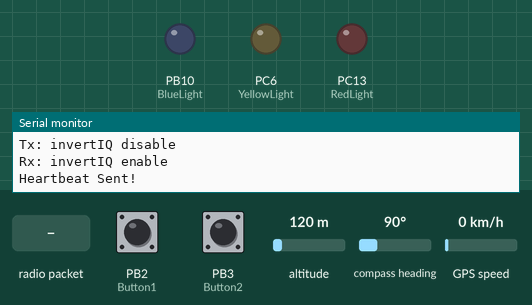
This sketch was run on a simulated STM32 Blue Pill. On the bench: output pins drawn as LEDs (lit = HIGH), the last lines printed to the serial monitor. The inputs (shaded band) are chosen by the test bench; at power-on: PB2 (Button1) HIGH, PB3 (Button2) HIGH, altitude 120 m, compass heading 90°, GPS speed 0 km/h. The GPS gets a fix after 3 s at 37.7749, -122.4194 with 8 satellites; no radio packets arrive unless stated.

Above: at 1.2 s.
1.3 s: radio packet "1" arrives
At 8.2 s:
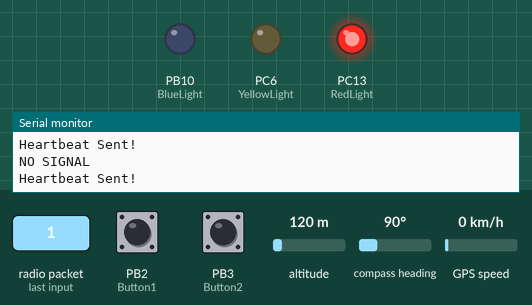
8.5 s: PB2 (Button1) pulled LOW for 3.2 s
13.2 s: PB3 (Button2) pulled LOW for 1 s
At 15.7 s:
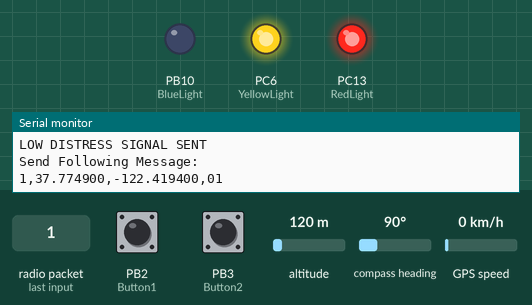
16.5 s: PB2 (Button1) driven LOW and PB3 (Button2) driven LOW
Timing chart, 0 to 19.5 s (numbered marks = the images above; inputs shaded):
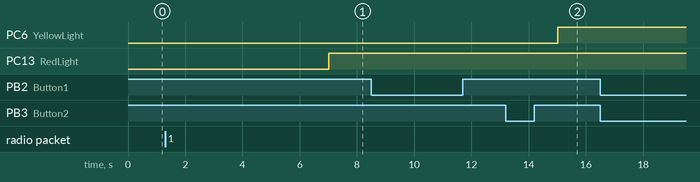

Measured:
- after the input at 13.2 s, PC6 (YellowLight): LOW → HIGH after 1.8 s

The sketch:

LoRaSimpleNode.ino
```cpp
/*
  LoRa Simple Gateway/Node Exemple

  This code uses InvertIQ function to create a simple Gateway/Node logic.

  Gateway - Sends messages with enableInvertIQ()
          - Receives messages with disableInvertIQ()

  Node    - Sends messages with disableInvertIQ()
          - Receives messages with enableInvertIQ()

  With this arrangement a Gateway never receive messages from another Gateway
  and a Node never receive message from another Node.
  Only Gateway to Node and vice versa.

  This code receives messages and sends a message every second.

  InvertIQ function basically invert the LoRa I and Q signals.

  See the Semtech datasheet, http://www.semtech.com/images/datasheet/sx1276.pdf
  for more on InvertIQ register 0x33.

  created 05 August 2018
  by Luiz H. Cassettari
*/
// MCU CODE!!

#include <SPI.h>              // include libraries
#include <LoRa.h>
#include <TinyGPS++.h>         //Library for using GPS functions
#include <SoftwareSerial.h>

TinyGPSPlus gps;               //Object gps for class TinyGPSPlus
SoftwareSerial ss(PC5, PC4);

const long frequency = 915E6;  // LoRa Frequency

const int csPin = PB0;  //SCK!!       // LoRa radio chip select
const int resetPin = PB6;        // LoRa radio reset
const int irqPin = PB15; // DIO0          // change for your board; must be a hardware interrupt pin
const int Button1 = PB2;
const int Button2 = PB3; // CHANGE!!!
const int RedLight = PC13;
const int BlueLight = PB10;
const int YellowLight = PC6;
// red light tells user when distress signal is being sent
// blue light is the confirmation (HB and DS)

// BUTTON VARIABLES:
// Constants:
//const int intervalButton = 50;    // Time between two readings of the button state
const unsigned long minDuration = 3000;    // Time we wait before we see the press as a long press, used for both 1 button and 2 button sequences
const unsigned long maxDuration = 10000;    //To end send
// others:
int dLevel = 0;     // level of distress
int buttonState1;
int buttonState2;
int distressHigh = 0;
int distressLow = 0;
int buttonStatePrevious = LOW;       // previous state of the switch
unsigned long currentMillis;
unsigned long previousButtonMillis;     // Timestamp of the latest reading
bool buttonStateLongPress = false;      // True if it is a long press
unsigned long buttonLongPressMillis;    // Time in ms when we the button was pressed
unsigned long buttonPressDuration;      // Time the button is pressed in ms

//GPS:
unsigned long start;
double lat_val, lng_val;
bool loc_valid;
String latitude;
String longitude;

// for lights:
const unsigned long timeout = 7000;    // checks if a msg was returned!
unsigned long millis4TO;

//////////////////////////////////////////////////////////
// FOR MESH:
byte msgCount = 0;            // count of outgoing messages
byte localAddress = 0xBB;     // address of this device
byte destination = 0xFF;      // destination to send to
long lastSendTime = 0;        // last send time
int interval = 2000;          // interval between sends
// not sure why we would need the last 2 variables but we'll see
///////////////////////////////////////////////////////////


void setup() {
  Serial.begin(9600);                   // initialize serial
  while (!Serial);

  LoRa.setPins(csPin, resetPin, irqPin);

  pinMode(Button1, INPUT);
  pinMode(Button2, INPUT);
  pinMode(RedLight, OUTPUT);
  pinMode(BlueLight, OUTPUT);
  pinMode(YellowLight, OUTPUT);

  if (!LoRa.begin(frequency)) {
    Serial.println("LoRa init failed. Check your connections.");
    while (true);                       // if failed, do nothing
  }

  Serial.println("LoRa init succeeded.");
  Serial.println();
  Serial.println("LoRa Simple Node");
  Serial.println("Only receive messages from gateways");
  Serial.println("Tx: invertIQ disable");
  Serial.println("Rx: invertIQ enable");
  Serial.println();

  LoRa.onReceive(onReceive);
  LoRa.onTxDone(onTxDone);
  LoRa_rxMode();

  ss.begin(9600);

  millis4TO = millis();

}

void loop() {

  String message; // msg LoRa will send

  // for button:
  currentMillis = millis();    // store the current time
  readButtonState();

  if (dLevel == 0)
  {
    // HEARTBEAT CODE!!
    message = "HEARTBEAT";
    LoRa_sendMessage(message); // send a message

    Serial.println("Heartbeat Sent!");
    delay(3500);
  }
  else // dLevel == 1 or dLevel == 2
  {
    GPSDelay(1000);

    //gps coordinates:
    lat_val = gps.location.lat();
    lng_val = gps.location.lng();

    latitude = String(lat_val, 6);
    longitude = String(lng_val, 6);

    message = String(dLevel) + "," + latitude + "," + longitude + "," + "01";

    Serial.println("Send Following Message:");
    Serial.println(message);

    digitalWrite(YellowLight, HIGH);
    LoRa_sendMessage(message); // send a message

    delay(1000);
  }
}

void LoRa_rxMode(){
  LoRa.enableInvertIQ();                // active invert I and Q signals
  LoRa.receive();                       // set receive mode
}

void LoRa_txMode(){
  LoRa.idle();                          // set standby mode
  LoRa.disableInvertIQ();               // normal mode
}

void LoRa_sendMessage(String message) {
  LoRa_txMode();                        // set tx mode
  LoRa.beginPacket();                   // start packet
//  LoRa.write(localAddress);
//  LoRa.write(destination);
  LoRa.print(message);                  // add payload
  LoRa.endPacket(true);                 // finish packet and send it
}

void onReceive(int packetSize) {
  String message = "";

  while (LoRa.available()) {
    message += (char)LoRa.read();
  }

//  Serial.print("Node Receive: ");
  Serial.println(message);
  Serial.println("RSSI: " + String(LoRa.packetRssi()));

  /////////////////////////////////
  // HEARTBEAT CODE:
  if(message.compareTo("Received HB") == 0)
  {
    Serial.println("Heartbeat Recieved!");
    digitalWrite(BlueLight, HIGH);
    digitalWrite(RedLight,LOW);
    delay(1000);
    millis4TO = millis();
  }
  /////////////////////////////////
  // DISTRESS SIGNAL CODE:
  else if(message.substring(0,11).compareTo("Received DS") == 0)
  {
//    Serial.println("Distress Signal Recieved!");
    digitalWrite(RedLight,LOW);
    digitalWrite(BlueLight, HIGH);
    if (dLevel == 1)
    {
      digitalWrite(YellowLight, LOW);
      delay(1000);
    }
    digitalWrite(YellowLight, HIGH);
    millis4TO = millis();
  }
  /////////////////////////////////
}

void onTxDone() {
//  Serial.println("TxDone");
  LoRa_rxMode();
}

static void GPSDelay(unsigned long ms)          //Delay for receiving data from GPS
{
  unsigned long start = millis();
  do
  {
    while (ss.available() > 0)
    gps.encode(ss.read());
  } while (millis() - start < ms);
}

//////////////////////////////////////////////////////
//////////////////////////////////////////////////////

void readButtonState()
{

  //before checking buttons, check if it has recieved a signal in a while
  if((currentMillis - millis4TO) > timeout){
    Serial.println("NO SIGNAL");
    digitalWrite(BlueLight,LOW);
    digitalWrite(RedLight,HIGH);
  }

  buttonState1 = digitalRead(Button1);
  buttonState2 = digitalRead(Button2);

  if( buttonState1 == LOW || buttonState2 == LOW)
  {
    distressLow = 1;
    if( buttonState1 == LOW && buttonState2 == LOW)
    {
      distressHigh = 1;
    }
    else
    {
      distressLow = 1;
      distressHigh = 0;
    }
  }
  else
  {
    distressHigh = 0;
    distressLow = 0;
  }

  // INITIAL PRESS //
  if (distressLow == HIGH && buttonStatePrevious == LOW && !buttonStateLongPress)
  {
    buttonLongPressMillis = currentMillis;
    buttonStatePrevious = HIGH;
    Serial.println("Button pressed, awaiting decision");
  }

  buttonPressDuration = currentMillis - buttonLongPressMillis;

  if(dLevel == 0)
  {
    // This section is when the PSD is not in distress!

    // BUTTON HITS MIN PRESS LENGTH
    if (distressLow  == HIGH && buttonPressDuration >= minDuration)
    {
      if (distressHigh == HIGH)
      {
        Serial.println("HIGH DISTRESS SIGNAL SENT");
        dLevel = 2;
      }
      else
      {
        Serial.println("LOW DISTRESS SIGNAL SENT");
        dLevel = 1;
      }
    }

    // distressLow is low when the button is released
    if (distressLow == LOW && buttonStatePrevious == HIGH)
    {
      buttonStatePrevious = LOW;
//      Serial.println("Button released");

      if (buttonPressDuration < minDuration) {
        Serial.println("Button pressed shortly - distress signal not sent");
      }
    }

  }
  else
  {
    // this section is when the PSD is in distress!
    //  - if its lvl 1 change to lvl 2
    //  - if its lvl 2, dont be able to cancel :)
    if (dLevel == 1 && distressHigh  == HIGH && buttonPressDuration >= minDuration)
    {
      Serial.println("HIGH DISTRESS SIGNAL SENT");
      dLevel = 2;
    }
    /////////////////////////////////////////////////////////////////

    if (distressLow  == HIGH && buttonPressDuration >= maxDuration && dLevel == 1)
    {
        Serial.println("HIT 10 SECONDS - low distress signal cancelled");
        digitalWrite(YellowLight, LOW);
        dLevel = 0;
    }
    else if (distressLow  == HIGH && buttonPressDuration >= (maxDuration+20000) && dLevel == 2)
    {
        Serial.println("HIT 30 SECONDS - high distress signal cancelled");
        digitalWrite(YellowLight, LOW);
        dLevel = 0;
    }

    if (distressLow == LOW && buttonStatePrevious == HIGH)
      {
        buttonStatePrevious = LOW;
        buttonStateLongPress = false;
        Serial.println("Button released");
      }

  }

  // store the current timestamp in previousButtonMillis
  previousButtonMillis = currentMillis;

}
```
